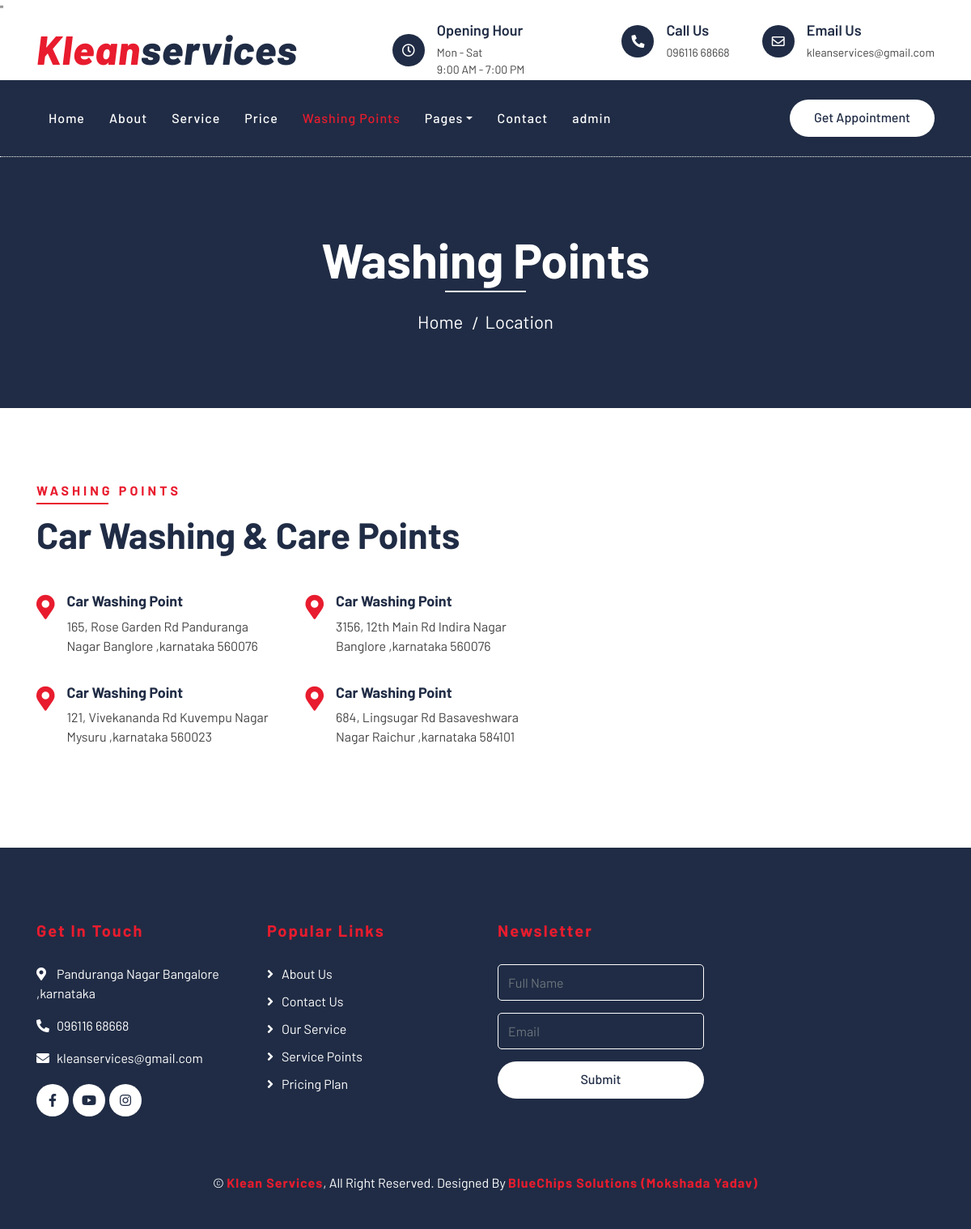
The page /location.php on the database its author committed.
### tables this page shows
CREATE TABLE `washpoint` (
  `id` int(11) NOT NULL,
  `point_name` text NOT NULL,
  `point_address` text NOT NULL,
  `contact` int(11) NOT NULL
);

### location.php (the view, shortened to what this page needs)
<?php
include("connection.php");
    $sql3 = "SELECT * from `washpoint`";
    $fire3 = $connect->query($sql3);
?>
<!DOCTYPE html>
<html lang="en">
    <head>
        <link href="https://stackpath.bootstrapcdn.com/bootstrap/4.4.1/css/bootstrap.min.css" rel="stylesheet">
        <link href="https://cdnjs.cloudflare.com/ajax/libs/font-awesome/5.10.0/css/all.min.css" rel="stylesheet">
        <link href="lib/flaticon/font/flaticon.css" rel="stylesheet">
        <link href="lib/animate/animate.min.css" rel="stylesheet">
        <link href="lib/owlcarousel/assets/owl.carousel.min.css" rel="stylesheet">
        <link href="css/style.css" rel="stylesheet">
    </head>
    <body>
        <div class="top-bar">
            <div class="container">
                <div class="row align-items-center">
                    <div class="col-lg-4 col-md-12">
                        <div class="logo">
                            <a href="index.php">
                                <h1>Klean<span>services</span></h1>
                            </a>
                        </div>
                    </div>
                    <div class="col-lg-8 col-md-7 d-none d-lg-block">
                        <div class="row">
                            <div class="col-4">
                                <div class="top-bar-item">
                                    <div class="top-bar-icon">
                                        <i class="far fa-clock"></i>
                                    </div>
                                    <div class="top-bar-text">
                                        <h3>Opening Hour</h3>
                                        <p>Mon - Sat</p><p>9:00 AM - 7:00 PM</p>
                                    </div>
                                </div>
                            </div>
                            <div class="col-4">
                                <div class="top-bar-item">
                                    <div class="top-bar-icon">
                                        <i class="fa fa-phone-alt"></i>
                                    </div>
                                    <div class="top-bar-text">
                                        <h3>Call Us</h3>
                                        <p>096116 68668</p>
                                    </div>
                                </div>
                            </div>
                            <div class="col-4">
                                <div class="top-bar-item">
                                    <div class="top-bar-icon">
                                        <i class="far fa-envelope"></i>
                                    </div>
                                    <div class="top-bar-text">
                                        <h3>Email Us</h3>
                                        <p>kleanservices@gmail.com</p>
                                    </div>
                                </div>
                            </div>
                        </div>
                    </div>
                </div>
            </div>
        </div>
        <div class="nav-bar">
            <div class="container">
                <nav class="navbar navbar-expand-lg bg-dark navbar-dark">
                    <div class="collapse navbar-collapse justify-content-between" id="navbarCollapse">
                        <div class="navbar-nav mr-auto">
                            <a href="index.php" class="nav-item nav-link">Home</a>
                            <a href="about.php" class="nav-item nav-link">About</a>
                            <a href="service.php" class="nav-item nav-link">Service</a>
                            <a href="price.php" class="nav-item nav-link">Price</a>
                            <a href="location.php" class="nav-item nav-link active">Washing Points</a>
                            <div class="nav-item dropdown">
                                <a href="#" class="nav-link dropdown-toggle" data-toggle="dropdown">Pages</a>
                            </div>
                            <a href="contact.php" class="nav-item nav-link">Contact</a>
                            <a href="Admin" class="nav-item nav-link">admin</a>
                        </div>
                        <div class="ml-auto">
                            <a class="btn btn-custom" href="price.php">Get Appointment</a>
                        </div>
                    </div>
                </nav>
            </div>
        </div>
        <div class="page-header">
            <div class="container">
                <div class="row">
                    <div class="col-12">
                        <h2>Washing Points</h2>
                    </div>
                    <div class="col-12">
                        <a href="">Home</a>
                        <a href="">Location</a>
                    </div>
                </div>
            </div>
        </div>
        <div class="location">
            <div class="container">
                <div class="row">
                    <div class="col-lg-7">
                        <div class="section-header text-left">
                            <p>Washing Points</p>
                            <h2>Car Washing & Care Points</h2>
                        </div>
                        <div class="row">
                            <?php while($point = mysqli_fetch_assoc($fire3)){ ?>
                            <div class="col-md-6">
                                <div class="location-item">
                                    <i class="fa fa-map-marker-alt"></i>
                                    <div class="location-text">
                                        <h3><?= $point['point_name'] ?></h3>
                                        <p><?= $point['point_address'] ?></p>
                                    </div>
                                </div>
                            </div>
                            <?php } ?>
                        </div>
                    </div>
                </div>
            </div>
        </div>
         <?php include ("footer.php") ?>
    </body>
</html>

### css/style.css (style rules this page uses)
body { color: #444444; font-weight: 400; background: #ffffff; font-family: 'Barlow', sans-serif; }
h1, h2, h3, h4, h5, h6 { color: #202C45; }
a { color: #202C45; transition: .3s; }
.btn.btn-custom { padding: 10px 30px 12px 30px; text-align: center; font-size: 16px; font-weight: 500; color: #ffffff; background: #E81C2E; border: none; border-radius: 60px; box-shadow: inset 0 0 0 0 #202C45; transition: ease-out 0.5s; -webkit-transition: ease-out 0.5s; -moz-transition: ease-out 0.5s; }
.top-bar { position: relative; height: 75px; display: flex; align-items: center; background: #ffffff; }
.top-bar .logo { text-align: left; overflow: hidden; }
.top-bar .logo h1 { margin: -4px 0 0 0; color: #E81C2E; font-size: 50px; line-height: 50px; font-weight: 800; letter-spacing: 1px; font-style: italic; }
.top-bar .logo h1 span { color: #202C45; }
.top-bar .top-bar-item { display: flex; align-items: center; justify-content: flex-end; }
.top-bar .top-bar-icon { width: 40px; height: 40px; display: flex; align-items: center; justify-content: center; background: #202C45; border-radius: 40px; }
.top-bar .top-bar-icon i { margin: 0; color: #ffffff; font-size: 16px; }
.top-bar .top-bar-text { padding-left: 15px; }
.top-bar .top-bar-text h3 { margin: 0 0 5px 0; font-size: 18px; font-weight: 600; }
.top-bar .top-bar-text p { margin: 0; font-size: 14px; font-weight: 400; }
.nav-bar { position: relative; background: #202C45; }
.nav-bar .navbar { padding: 20px 0; background: #202C45 !important; transition: .3s; }
.navbar-dark .navbar-nav .nav-link, .navbar-dark .navbar-nav .nav-link:focus, .navbar-dark .navbar-nav .nav-link:hover, .navbar-dark .navbar-nav .nav-link.active { color: #ffffff; padding: 15px; font-weight: 500; letter-spacing: 1px; }
.navbar-dark .navbar-nav .nav-link:hover, .navbar-dark .navbar-nav .nav-link.active { color: #E81C2E; }
.nav-bar .btn.btn-custom { color: #202C45; background: #ffffff; box-shadow: inset 0 0 0 0 #E81C2E; }
.page-header { position: relative; margin-bottom: 45px; padding: 90px 0; text-align: center; background: #202C45; border-top: 1px dotted #ffffff; }
.page-header h2 { position: relative; color: #ffffff; font-size: 60px; font-weight: 700; margin-bottom: 20px; padding-bottom: 5px; }
.page-header h2::after { position: absolute; content: ""; width: 100px; height: 2px; left: calc(50% - 50px); bottom: 0; background: #ffffff; }
.page-header a { position: relative; padding: 0 12px; font-size: 22px; color: #ffffff; }
.page-header a::after { position: absolute; content: "/"; width: 8px; height: 8px; top: -2px; right: -7px; text-align: center; color: #ffffff; }
.page-header a:last-child::after { display: none; }
.section-header { position: relative; width: 100%; max-width: 700px; margin: 0 auto 45px auto; }
.section-header p { display: inline-block; margin-bottom: 10px; padding-bottom: 5px; position: relative; font-size: 16px; font-weight: 700; letter-spacing: 4px; text-transform: uppercase; color: #E81C2E; }
.section-header p::after { position: absolute; content: ""; width: 50%; height: 2px; left: 25%; bottom: 0; background: #E81C2E; }
.section-header.text-left p::after { left: 0; }
.section-header h2 { margin: 0; font-size: 45px; font-weight: 700; text-transform: capitalize; }
.location { position: relative; width: 100%; padding: 45px 0; }
.location .location-item { display: flex; margin-bottom: 30px; }
.location .location-item i { padding-top: 3px; font-size: 30px; color: #E81C2E; }
.location .location-text { padding-left: 15px; }
.location .location-text h3 { font-size: 18px; font-weight: 700; }
.location .location-text p { margin-bottom: 5px; }

### rows shown on the page
washpoint: point_name "Car Washing Point", point_address "165, Rose Garden Rd Panduranga Nagar Banglore ,karnataka 560076"
washpoint: point_name "Car Washing Point", point_address "3156, 12th Main Rd Indira Nagar Banglore ,karnataka 560076"
washpoint: point_name "Car Washing Point", point_address "121, Vivekananda Rd Kuvempu Nagar Mysuru ,karnataka 560023"
washpoint: point_name "Car Washing Point", point_address "684, Lingsugar Rd Basaveshwara Nagar Raichur ,karnataka 584101"
